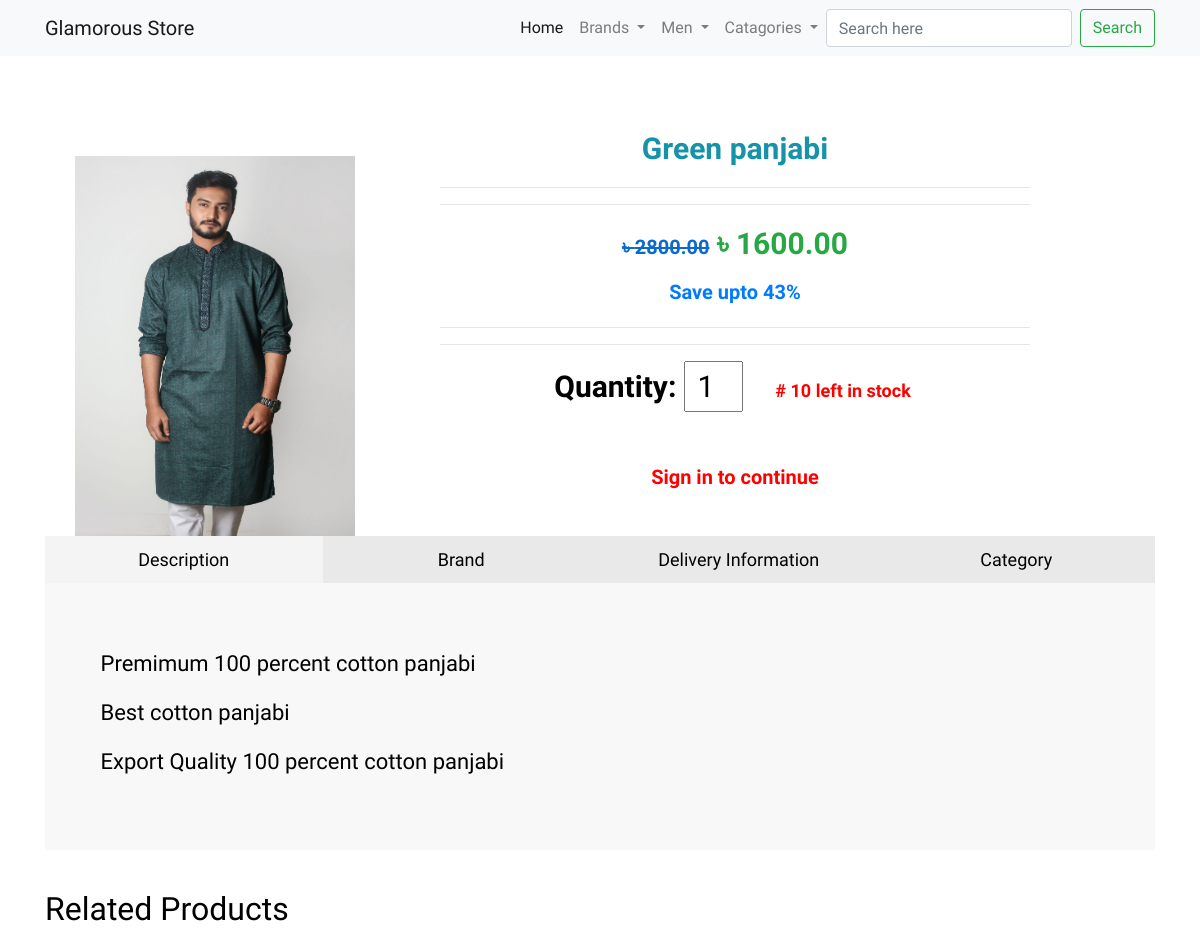
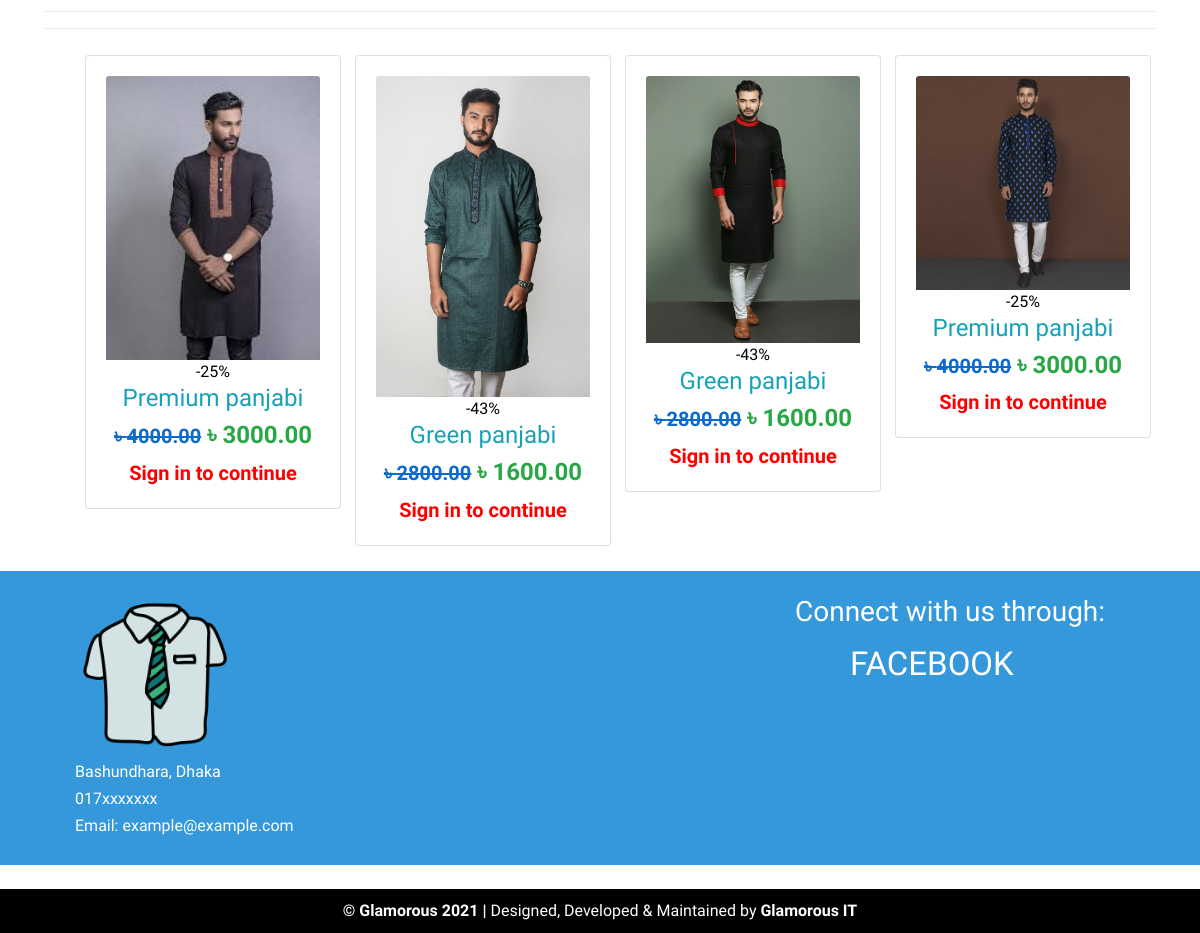
/product.php?id=2&name=Green panjabi, run on the app's committed database (2 pictures, top to bottom).
### tables this page shows
CREATE TABLE `product` (
  `id` int(11) NOT NULL,
  `image` varchar(255) NOT NULL,
  `name` varchar(255) NOT NULL,
  `o_price` double(10,2) NOT NULL,
  `n_price` double(10,2) NOT NULL,
  `brand` varchar(255) NOT NULL,
  `description1` varchar(500) NOT NULL,
  `description2` varchar(500) NOT NULL,
  `description3` varchar(500) NOT NULL,
  `Gender` varchar(50) NOT NULL,
  `category` varchar(255) NOT NULL,
  `stock` int(255) NOT NULL
);

### product.php (the view, shortened to what this page needs)
<?php require_once("header.php"); ?>
<head>
    <link rel="stylesheet" type="text/css" href="css/product.css">
</head>
	<?php
		$n = $_GET['id'];
		$sql = "SELECT * FROM `product` WHERE id=$n";
		$result=$con->query($sql);
		while($row = mysqli_fetch_assoc($result))
		{
	?>
	<div class="container" style="margin-top: 50px;">
		<div class="row">
			<div class="col-md-3" style="margin-top: 50px;">
				<img class="img-product zoom zoom:hover" src="images/<?php echo $row["image"]; ?>">
			</div>
			<div class="col-md-7 sec-back text-product">
				<strong style= "text-align: top-left;color: #1692a9;"><?php echo $row["name"]; ?></strong><br>
				<hr><hr>
				<span class="text-success" style="font-weight: 900;font-size: 30px;">
				<?php
		          $op = $row["o_price"];
		          if($op != 0 ) {
		        ?>
		          <span class="o_price">৳ <?php echo $row["o_price"]; ?></span> <?php } ?>
				  ৳ <?php echo $row["n_price"]; ?></span><br>
				  <?php
				  $o = $row["o_price"];
					$n = $row["n_price"];
					if($o != 0){
						$d = 100 - (($n*100)/$o);
				   ?>
				  <span style="font-size: 20px;font-weight: 600;color: var(--blue);">Save upto <?php echo number_format($d); ?>%</span><br>
				<?php }else{} ?>
				<hr><hr>
				<form method="post" action="buycart.php?action=add&id=<?php echo $_GET["id"]; ?>">
				<span>Quantity: </span>
				<input type="number" style="width: 10%;text-align: center;" name="quantity" value="1">
				<span class="stock">
					<?php
						$stock = $row["stock"];
						if($stock>0){
							echo "# ".$stock." left in stock";
						} else {
							echo "Out of stock!";
						}
					 ?>
				</span><br>
             	<?php
             		$stock = $row["stock"];
             		if($stock>0){
             		  if(isset($_SESSION["authen"])){
             			if($_SESSION["authen"] || $_SESSION["admin"]){
  				?>
  						<button type= "submit" class = "btnSubmit1" name="add_to_cart">Buy Now</button>
  				<?php
  						} else { ?>
  							<a href="register.php" style="color: red;font-size: 20px;font-weight: 900;display: inline-block;margin-top: 50px;">Sign in to continue</a>
  				<?php	} } else { ?>
  							<a href="register.php" style="color: red;font-size: 20px;font-weight: 900;display: inline-block;margin-top: 50px;">Sign in to continue</a>
  				<?php	}
             		} else {
             	?>
             			<p style="margin-top: 30px;font-size: 20px;color: green;">
             				Stock coming soon, stay with us!
             			</p>
             	<?php
             		}
             	?>
		        </form>
			</div>
		</div>
		<div class="tabContainer">
		    <div class="buttonContainer">
		        <button onclick="showPanel(0,'#eeeeee6e')">Description</button>
		        <button onclick="showPanel(1,'#eeeeee6e')">Brand</button>
		        <button onclick="showPanel(2,'#eeeeee6e')">Delivery Information</button>
		        <button onclick="showPanel(3,'#eeeeee6e')">Category</button>
		    </div>
		    <div class="tabPanel" style="text-align: left;padding: 10% 5% 5% 5%;">
		    	<p>
		    		<?php echo $row["description1"]; ?>
		    	</p>
		    	<p>
		    		<?php echo $row["description2"]; ?>
		    	</p>
		    	<p>
		    		<?php echo $row["description3"]; ?>
		    	</p>
		    </div>
		</div>
		<h2>Related Products</h2>
		<hr><hr>
		<div class="row">
		<?php
			$category = $row["category"];
		      $sql = "SELECT * FROM `product` WHERE category='$category' ORDER BY rand() LIMIT 4";
		        $result=$con->query($sql);
		        while($row = mysqli_fetch_assoc($result))
		        {
		    ?>
		    	 <a href="product.php?id=<?php echo $row["id"]; ?>&name=<?php echo $row["name"]; ?>">
		     	 <div class="col-sm-3">
		          <form id="form" name="form">
		            <div class="card card-body" style="">
		              <img class="card-img-top img-responsive" src="images/<?php echo $row["image"]; ?>" /><br />
                  <?php
                    $o = $row["o_price"];
                    $n = $row["n_price"];
                    if ($o !=0 ){
                      $d = 100 - (($n*100)/$o);
                  ?>
                      <span class="onsale">-<?php echo number_format($d); ?>%</span>
                  <?php } else {} ?>
		              <h4 class="text-info"><?php echo $row["name"]; ?></h4>
		          	  <h4 class="text-success" style="font-weight: 600;">
		          	  	<?php
		          	  		$op = $row["o_price"];
		          	  		if($op != 0 ) {
		          	  	?>
		          	  	<span class="o_price">৳ <?php echo $row["o_price"]; ?></span> <?php } ?>  ৳ <?php echo $row["n_price"]; ?>
		          	  </h4></a>
                  <?php if (isset($_SESSION["authen"])){if ($_SESSION["authen"] || $_SESSION["admin"]){ ?>
                  <span style="font-weight: 600;font-size: 20px;color: var(--pink);">Quantity: </span>
                  <input type="number"  id="quantity<?php echo $row["id"]; ?>" name="quantity" value="1" style="width: 18%;text-align: center;margin-left: 40%;font-weight: 900;">
                    <?php
                      $stock = $row["stock"];
                      if($stock>0){ ?>
                        <span style="color: red;font-weight: 900;margin-top: 5px;">
                        <?php echo "# ".$stock." left in stock"; ?>
                      </span><br><?php
                      } else { ?>
                        <span class="stck">Out of stock</span>
                      <?php
                      }
                     ?>
		              <input type="hidden" name="id" id="id<?php echo $row["id"]; ?>" value="<?php echo $row["id"]; ?>" />
                  <input type="hidden" name="hidden_name" id="hidden_name<?php echo $row["id"]; ?>" value="<?php echo $row["name"]; ?>" />
              		  <input type="hidden" name="hidden_price" id="hidden_price<?php echo $row["id"]; ?>" value="<?php echo $row["n_price"]; ?>" />
              		  <input type="hidden" name="hidden_img" id="hidden_img<?php echo $row["id"]; ?>" value="<?php echo $row["image"]; ?>" />
                    <p class="rslt" id="result<?php echo $row["id"]; ?>"></p>
					    <?php
                $stock = $row["stock"];
                if($stock>0){
              ?>
              <?php
                } else {
              ?>
                  <p style="font-size: 15px;color: green;font-weight: 900;margin-top: 10px;">
                    Stock coming soon, stay with us!
                  </p>
              <?php
                }
              } else {
              ?>
                <a href="register.php" style="color: red;font-size: 20px;font-weight: 900;">Sign in to continue</a>
              <?php
              }} else{
                ?>
                <a href="register.php" style="color: red;font-size: 20px;font-weight: 900;">Sign in to continue</a>
              <?php
              }
              ?>
		            </div>
		        </div>
		    <?php
		        }
		     ?>
	<?php
		}
	?>
<?php include("contact.php") ?>
<?php include("footer.php") ?>

### css/style.css (style rules this page uses)
* { font-family: 'Dosis', sans-serif; }
html, body { position: relative; height: 100%; }
a { text-decoration: none; color: black; }
.card { width: 16rem; margin: 10px; margin-bottom: 25px; text-align: center; }
.row { padding: 0 30px; }
.o_price { text-decoration: line-through; font-size: 20px; color: #0c69cd; }

### css/product.css (style rules this page uses)
body { color: black; }
.img-product { width: 700px; height: 700px; }
.zoom { transition: transform .2s; width: 280px; height: 380px; margin: 0 auto; }
.sec-back { margin:0px auto; font-weight: 900; width: 75%; }
.text-product { padding: 20px; text-align: center; font-size: 30px; }
.tabContainer { width: 100%; height: 100%; margin-bottom: 40px; }
.tabContainer .buttonContainer { height: 15%; }
.tabContainer .buttonContainer button { width: 25%; height: 100%; float: left; border: none; outline:none; cursor: pointer; padding: 10px; font-size: 18px; background-color: #e9e9e9; }
.tabContainer .tabPanel { height: 85%; background-color: #e9e9e9; color: black; text-align: center; padding-top: 105px; box-sizing: border-box; font-family: sans-serif; font-size: 22px; display: none; }
.tabPanel { padding-bottom: 40px; }
.stock { color: red; font-size: 18px; margin-left: 20px; padding: 5px; display: inline-block; }

### data on the page
product: image (picture), name "Green panjabi", o_price "2800.00", n_price "1600.00", d "43", stock "10", shows "Sign in to continue", description1 "Premimum 100 percent cotton panjabi", description2 "Best cotton panjabi", description3 "Export Quality 100 percent cotton panjabi"
product: image (picture), d "25", name "Premium panjabi", o_price "4000.00", n_price "3000.00"
product: image (picture), d "43", name "Green panjabi", o_price "2800.00", n_price "1600.00"
product: image (picture), d "25", name "Premium panjabi", o_price "4000.00", n_price "3000.00"
